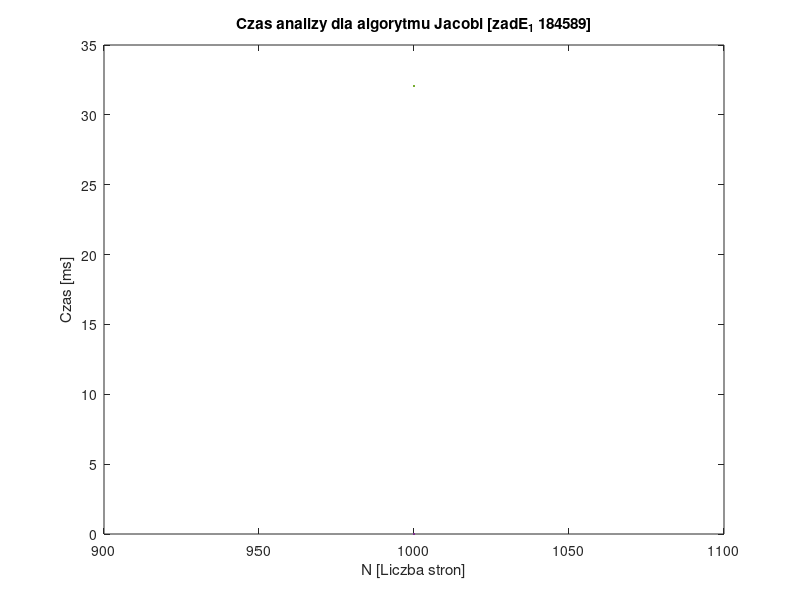
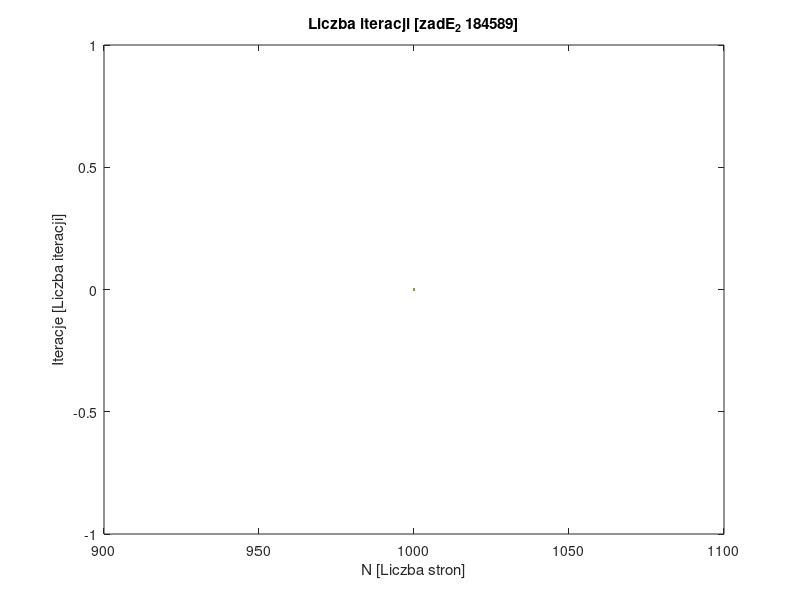

Write the MATLAB code that produced these figures, in order. (Note: this script raises an error after producing the figures.)
% Zadanie E
%------------------
clc
clear all
close all

% przykład działania funkcji tril, triu, diag:
N = [989];
density = 10;
d = 0.85;

for i = 1:2
  
%     N = 989;
    N = 1000
    d1(1,1:N) = 10;  
    d2(1,1:(N-1)) = -1; 
    d3(1,1:(N-2)) = -1;
    M = zeros(N,N) + diag(d1,0) + diag(d2,1) + diag(d3,2) + diag(d2,-1) + diag(d3,-2);

    b(1:N,1) = 0;
    for i = 0:N-1
        n = sin(i*(4+1));
        b(i+1,1) = n;
    end

    M = full(M);
    L = tril(M,-1);
    U = triu(M,1);
    D = diag(diag(M,0));

    iter(i) = 0;
    r(1:N,1) = 0; % r^0
    var1 = -D\(L+U); % -D^(-1) * (L+U)
    var2 = D\b;  % D^(-1) * b
    val = 10^(-9);

  
    norm_res = norm(M*r-b);
    iters = 0;
    tic
    while(norm_res > val)
        iters = iters + 1;
        r = var1 * r + var2;
        norm_res = norm(M*r-b);
    end
    czas_Jacobi(i) = toc * 1000;
end
% wykres nr 1
axis equal
plot(N, czas_Jacobi)
title("Czas analizy dla algorytmu Jacobi [zadE_1 184589]")
xlabel("N [Liczba stron]");
ylabel("Czas [ms]")
print -dpng zadE_184589_1.png

% wykres nr 2
axis equal
plot(N,iter)
title("Liczba iteracji [zadE_2 184589]")
xlabel("N [Liczba stron]");
ylabel("Iteracje [Liczba iteracji]")
print -dpng zadE_184589_2.png

% wykres nr 3 
axis equal
semilogy(residuums);
title("Norma z residuum dla kolejnych iteracji [zadE_3 184589]")
xlabel("Numer iteracji");
ylabel("Norma z residuum")
print -dpng zadE_184589_3.png
%------------------
